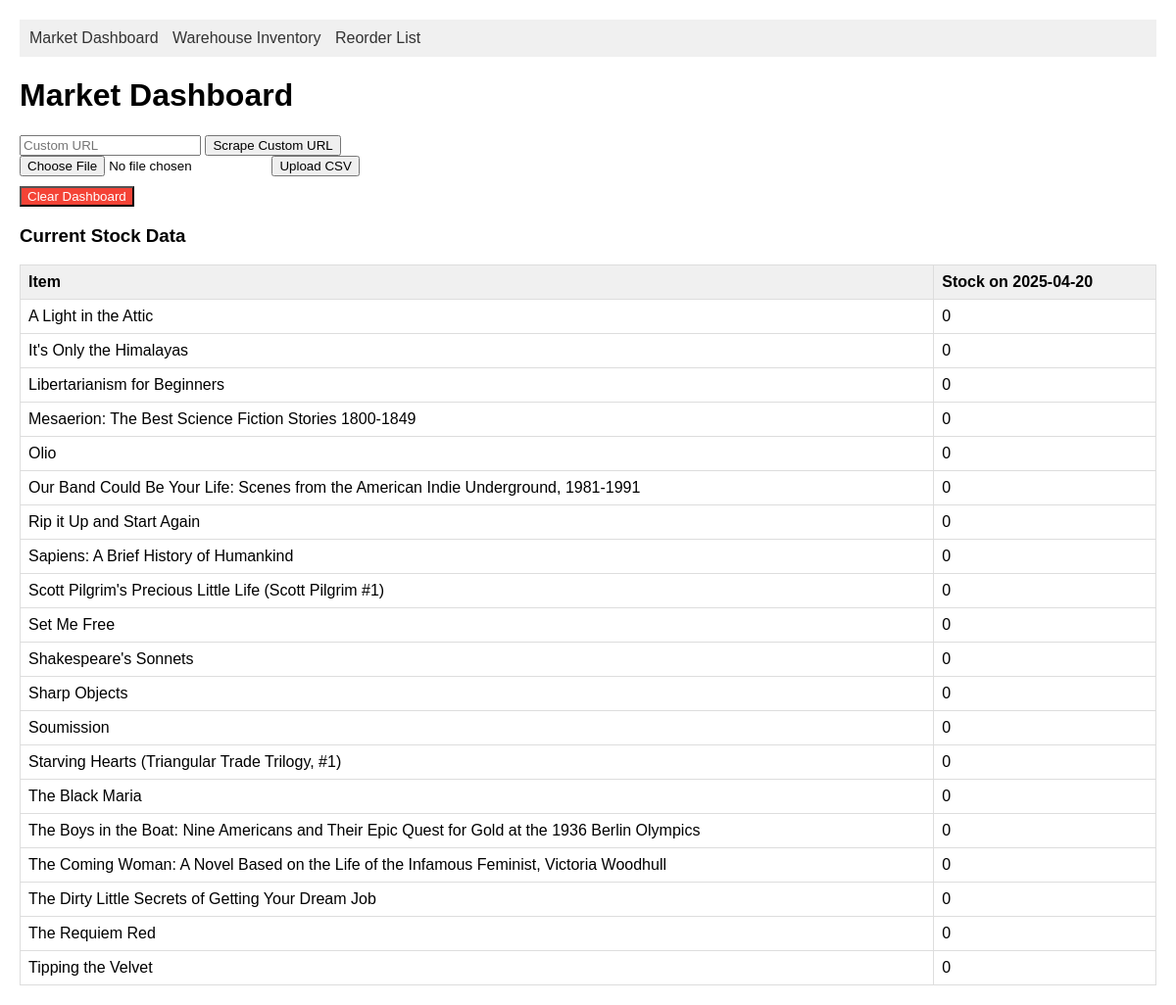
/dashboard, run on the app's committed database.
### models.py (models this page shows, shortened)
class StockItem(db.Model):
    __tablename__ = 'stock_items'
    id = db.Column(db.Integer, primary_key=True)
    name = db.Column(db.String(200), nullable=False)
    category = db.Column(db.String(50))
    current_stock = db.Column(db.Integer, default=0)
    market_availability = db.Column(db.Boolean, default=True)
    price = db.Column(db.Float)
    date_scraped = db.Column(db.DateTime, default=datetime.utcnow)  # Add the date_scraped field
    forecasts = db.relationship('Forecast', back_populates='stock_item', lazy=True)

### app.py (the view)
@app.route('/dashboard', methods=['GET', 'POST'])
def dashboard():
    items = StockItem.query.order_by(StockItem.name, StockItem.date_scraped).all()
    grouped_items = {}
    for item in items:
        if item.name not in grouped_items:
            grouped_items[item.name] = {}
        grouped_items[item.name][item.date_scraped.strftime('%Y-%m-%d')] = item.current_stock
    all_dates = sorted(set(item.date_scraped.strftime('%Y-%m-%d') for item in items))
    print(f"Grouped Items: {grouped_items}")
    print(f"All Dates: {all_dates}")
    return render_template('dashboard.html', grouped_items=grouped_items, all_dates=all_dates)

### templates/dashboard.html (shortened to what this page needs)
{% extends "base.html" %}
{% block content %}
    <h1>Market Dashboard</h1>
    <div class="data-source-controls">
        <form method="post" action="{{ url_for('update_stock') }}">
            <input type="text" name="url" placeholder="Custom URL" required>
            <button type="submit">Scrape Custom URL</button>
        </form>
        <form method="post" action="{{ url_for('upload_data') }}" enctype="multipart/form-data">
            <input type="file" name="file" accept=".csv" required>
            <button type="submit">Upload CSV</button>
        </form>
        <form method="post" action="{{ url_for('clear_dashboard') }}" style="margin-top: 10px;">
            <button type="submit" style="background-color: #f44336; color: white;">Clear Dashboard</button>
        </form>
    </div>
    {% if grouped_items %}
        <h3>Current Stock Data</h3>
        <table>
            <thead>
                <tr>
                    <th>Item</th>
                    {% for date in all_dates %}
                        <th>Stock on {{ date }}</th>
                    {% endfor %}
                </tr>
            </thead>
            <tbody>
                {% for name, stock_data in grouped_items.items() %}
                    <tr>
                        <td>{{ name }}</td>
                        {% for date in all_dates %}
                            {% set stock = stock_data.get(date, 0) %}
                            <td>{{ stock }}</td>
                        {% endfor %}
                    </tr>
                {% endfor %}
            </tbody>
        </table>
    {% else %}
        <p>No data available. Please upload stock data or scrape a URL.</p>
    {% endif %}
{% endblock %}

### templates/base.html (shortened to what this page needs)
<!DOCTYPE html>
<html lang="en">
<head>
    <link rel="stylesheet" href="{{ url_for('static', filename='styles.css') }}">
</head>
<body>
    <nav>
        <a href="{{ url_for('dashboard') }}">Market Dashboard</a>
        <a href="{{ url_for('manage_inventory') }}">Warehouse Inventory</a>
        <a href="{{ url_for('reorder') }}">Reorder List</a>
    </nav>
    <div class="content">
        {% block content %}{% endblock %}
    </div>
</body>
</html>

### static/styles.css (style rules this page uses)
body { font-family: Arial, sans-serif; margin: 20px; }
nav { background-color: #f0f0f0; padding: 10px; margin-bottom: 20px; }
nav a { margin-right: 10px; text-decoration: none; color: #333; }
table { width: 100%; border-collapse: collapse; margin-bottom: 20px; }
th, td { border: 1px solid #ddd; padding: 8px; text-align: left; }
th { background-color: #f0f0f0; }

### data on the page
StockItem: name "A Light in the Attic", all_dates "0"
StockItem: name "It's Only the Himalayas", all_dates "0"
StockItem: name "Libertarianism for Beginners", all_dates "0"
StockItem: name "Mesaerion: The Best Science Fiction Stories 1800-1849", all_dates "0"
StockItem: name "Olio", all_dates "0"
StockItem: name "Our Band Could Be Your Life: Scenes from the American Indie Underground, 1981-1991", all_dates "0"
StockItem: name "Rip it Up and Start Again", all_dates "0"
StockItem: name "Sapiens: A Brief History of Humankind", all_dates "0"
StockItem: name "Scott Pilgrim's Precious Little Life (Scott Pilgrim #1)", all_dates "0"
StockItem: name "Set Me Free", all_dates "0"
StockItem: name "Shakespeare's Sonnets", all_dates "0"
StockItem: name "Sharp Objects", all_dates "0"
StockItem: name "Soumission", all_dates "0"
StockItem: name "Starving Hearts (Triangular Trade Trilogy, #1)", all_dates "0"
StockItem: name "The Black Maria", all_dates "0"
StockItem: name "The Boys in the Boat: Nine Americans and Their Epic Quest for Gold at the 1936 Berlin Olympics", all_dates "0"
StockItem: name "The Coming Woman: A Novel Based on the Life of the Infamous Feminist, Victoria Woodhull", all_dates "0"
StockItem: name "The Dirty Little Secrets of Getting Your Dream Job", all_dates "0"
StockItem: name "The Requiem Red", all_dates "0"
StockItem: name "Tipping the Velvet", all_dates "0"

### other printed values
{{ date }} "2025-04-20"
